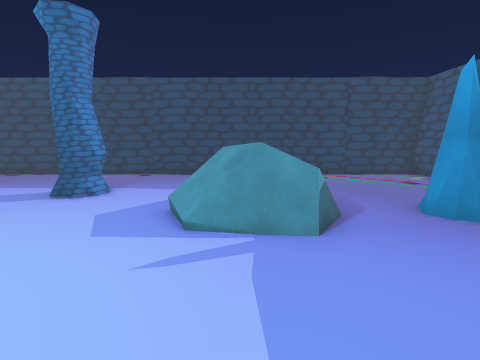
[1] (above)

17 first-person views from a walk through a 3-D level made in the Unity game engine. The camera is 1.5 m above the floor, tilts 8° down and sees 85° across. The floor is counted in squares, 1 m on a side. Each view is taken from the middle of a square. On the plan, view 1 faces up. The plan holds only what a view shows up to about 14 squares ahead; the rest is blank. The player character is not drawn. Some surface patterns are stand-ins.

[2]
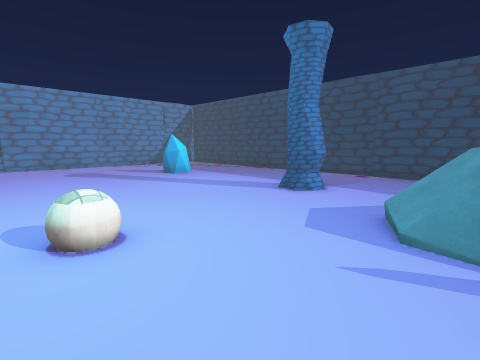

[3]
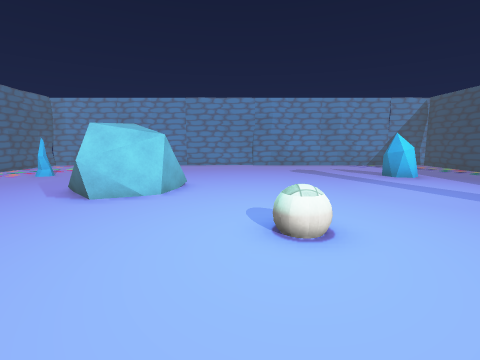

[4]
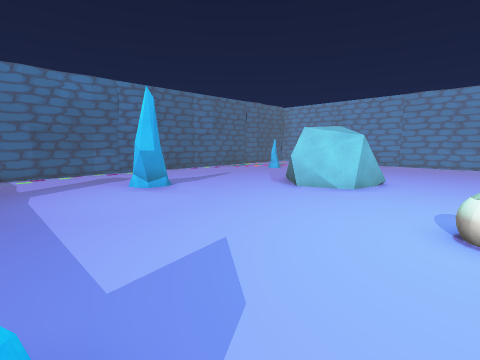

[5]
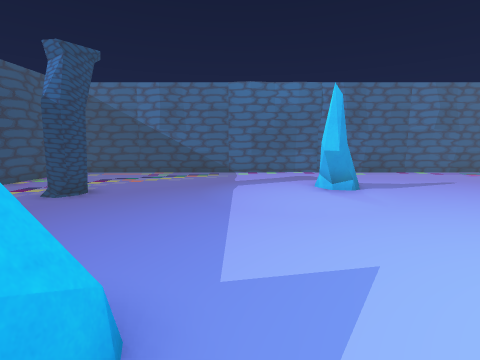

[6]
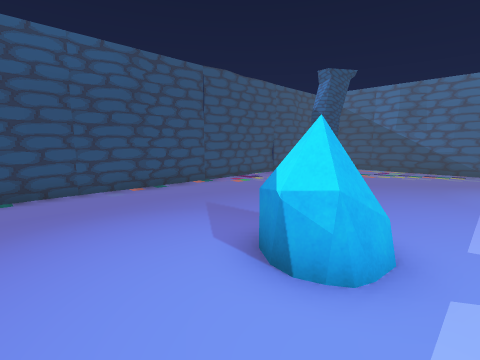

[7]
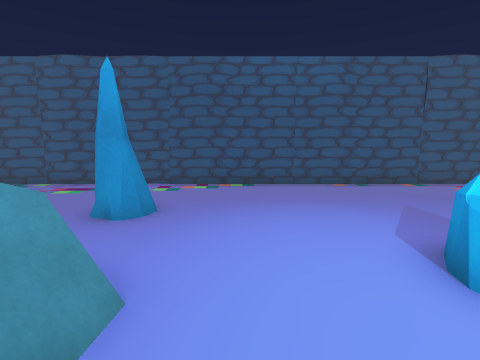

[8]
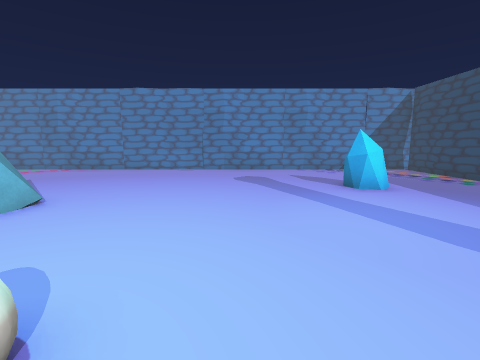

[9]
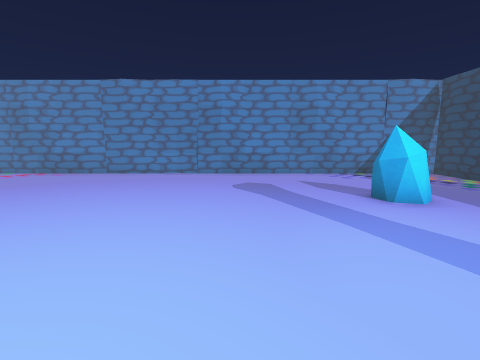

[10]
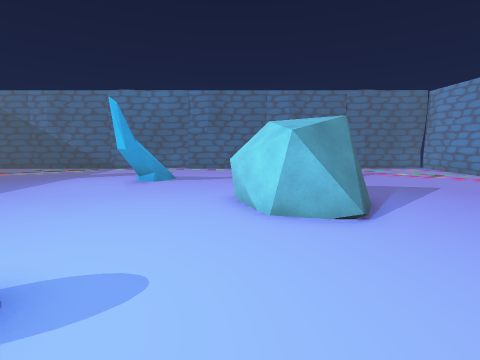

[11]
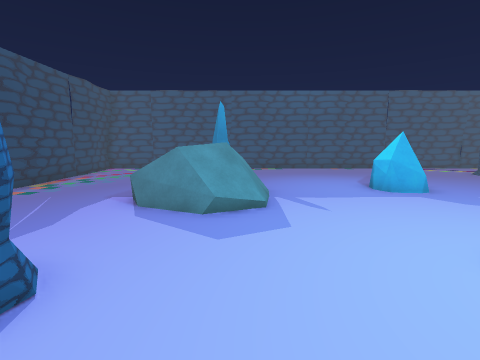

[12]
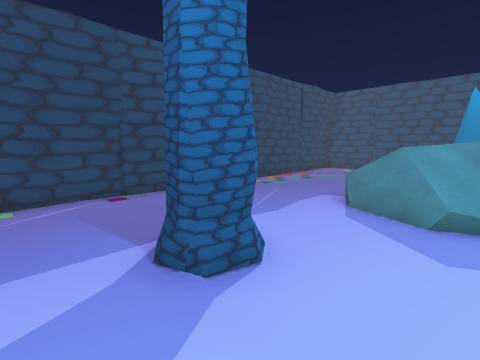

[13]
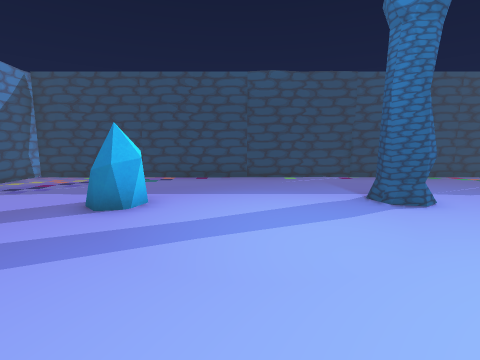

[14]
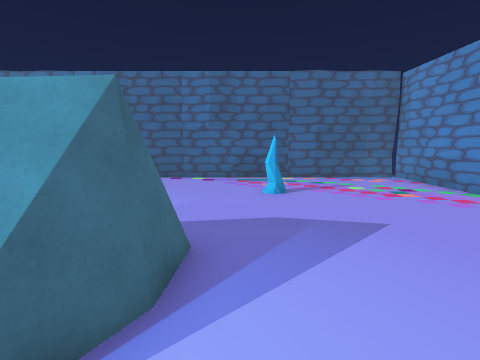

[15]
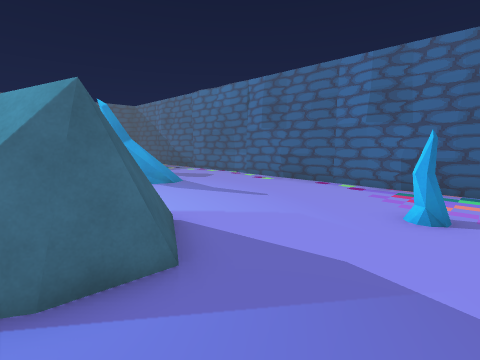

[16]
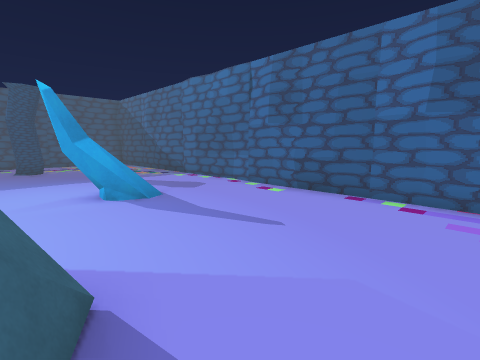

[17]
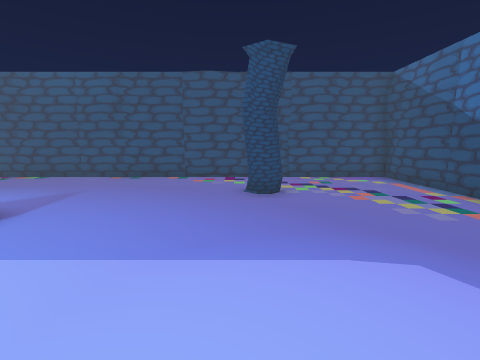

### Floor plan
Key: @ floor where view 1 was taken; # wall or solid block; . main floor; : floor 0.25 m higher than the main floor; / step, stairs or slope; = window, fence, low wall or low ledge; R rock; C crystal; B ball; O other object.
Columns run from 18 left of view 1 to 9 right of it. Each row starts with its distance up from view 1.
 13 ############################
 12 #.###..##.......##..###...##
 11 #..........................#
 10 #..........................#
  9 #..........................#
  8 #.....C......#O..... ......#
  7 #....CCC.........R   ......#
  6 #................/  :.CC...#
  5 #................/RRR.CC...#
  4 #..........................#
  3 #.........................##
  2 #.........................##
  1 #.............B............#
  0 #.................@CC......#
 -1 #..................CC.....##
 -2 #........RR...............##
 -3 #.......RRRR...............#
 -4 #.......RRRR...............#
 -5 #.......RRR................#
 -6 #......................O...#
 -7 #..............C.......OO..#
 -8 #.............CC...........#
 -9 #.....C....................#
-10 #.........................##
-11 #.........................##
-12 #.....########......###.###
-13 #######      ######## ##=

Positions as (right, up) in squares from view 1, and headings:
1: (0, 0), facing up
2: (0, 0), facing up-left
3: (0, 0), facing left
4: (1, 1), facing down-left
5: (0, 1), facing down
6: (0, 3), facing down-right
7: (-1, 3), facing right
8: (-3, 3), facing left
9: (-5, 3), facing left
10: (-7, 3), facing down
11: (-7, 5), facing right
12: (-7, 5), facing up-right
13: (-9, 1), facing up
14: (-11, -1), facing down
15: (-13, -3), facing down-right
16: (-11, -5), facing down-right
17: (-3, -6), facing right
